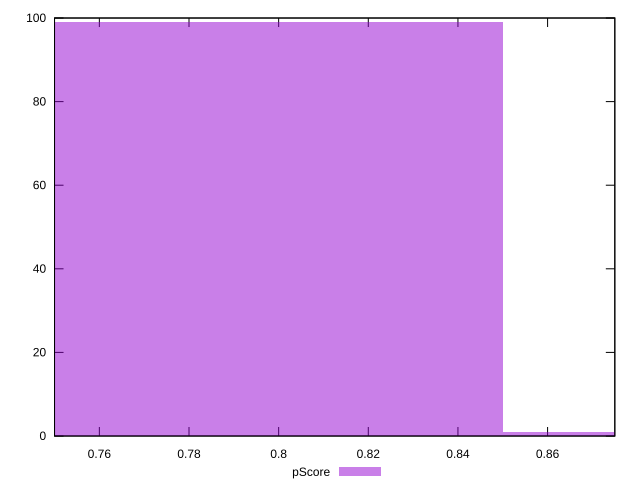

Write the gnuplot code that produced this figure.
reset

$pScore <<EOF
0.9 1
0.8 99
EOF

set key outside below
set boxwidth 0.1
set xrange [0.75:0.875]
set yrange [0:100]
set trange [0:100]
set style fill transparent solid 0.5 noborder
set terminal svg size 640, 490 enhanced background rgb 'white'
set output "report_00020_2021-02-19T21:17:38.612Z2/uses-optimized-images/samples/pages+cached/pScore/histogram.svg"

plot $pScore title "pScore" with boxes

reset
